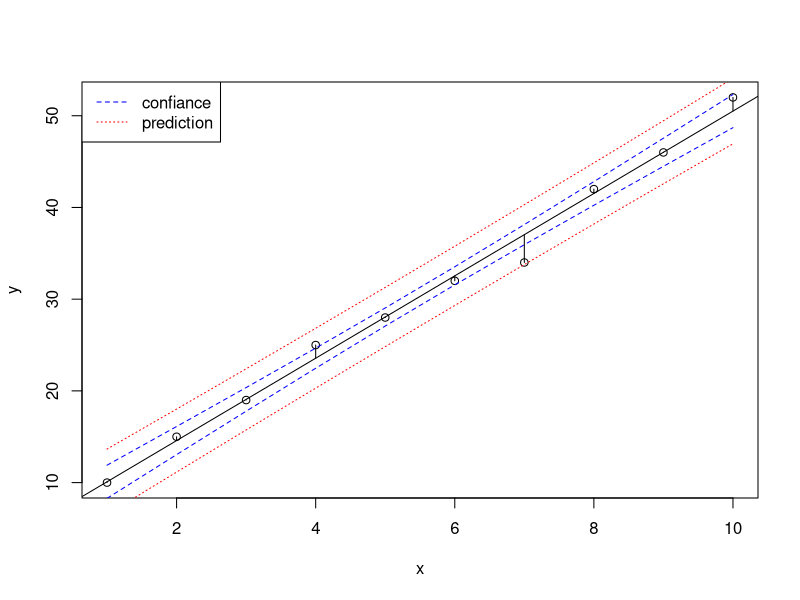

The R source for this figure:


x<-c(1,2,3,4,5,6,7,8,9,10)
y<-c(10, 15, 19, 25, 28, 32, 34, 42, 46, 52)
model<-lm(y~x)
jpeg('reg.jpg')
plot(x,y)
abline(model)
segments(x,fitted(model),x,y)
pred.frame<-data.frame(Age=1:10)
pc<-predict(model, interval="confidence", newdata=pred.frame)
pp<-predict(model, interval="prediction", newdata=pred.frame)
matlines(pred.frame, pc[,2:3], lty=c(2,2), col="blue")
matlines(pred.frame, pp[,2:3], lty=c(3,3), col="red")
legend("topleft",c("confiance","prediction"),lty=c(2,3), col=c("blue","red"))
dev.off()
res<-coef(model)
x<-c(res[0],res[1],res[2])
write.csv(x, file = "reg.csv", row.names = FALSE)